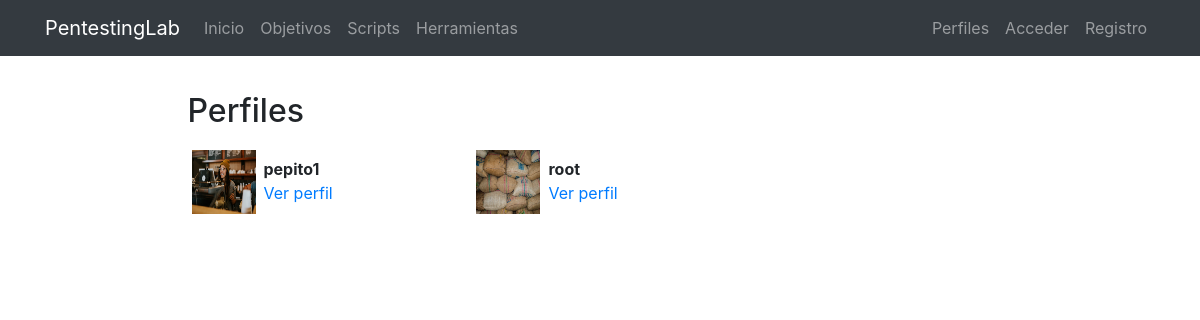
Screenshot of /es/profiles/ with the database file from the repository.
### registration/models.py (models this page shows)
class Profile(models.Model):
    user = models.OneToOneField(User, on_delete=models.CASCADE)
    avatar = models.ImageField(upload_to=custom_upload_to, null=True, blank=True)
    bio = models.TextField(null=True, blank=True)
    link = models.URLField(max_length=200, null=True, blank=True)
    class Meta():
        ordering = ['user__username']

### profiles/views.py (the view)
# urls.py: path('', ProfileListView.as_view(), name='list'),
class ProfileListView(ListView):
    model = Profile
    template_name = 'profiles/profile_list.html'
    paginate_by = 9

### profiles/templates/profiles/profile_list.html (shortened to what this page needs)
{% extends 'core/base.html' %}
{% load static i18n %}
{% block content %}
<main role="main">
  <div class="container">
    <div class="row mt-3">
      <div class="col-md-9 mx-auto mb-5">
        <h2>Perfiles</h2>
        <div class="row">
          {% for profile in profile_list %}
            <div class="col-md-4 mt-2 mb-3 ">
              <div class="row p-1">
                <div class="col-md-12">
                  {% if profile.avatar %}
                    <img src="{{profile.avatar.url}}" class="img-fluid profile-avatar">
                  {% else %}
                    <img src="{% static 'registration/img/no-avatar.jpg' %}" class="img-fluid profile-avatar">
                  {% endif %}
                  <p class="profile-data">
                    <b>{{profile.user|truncatechars:"16"}}</b><br>
                    <a href="{% url 'profiles:detail' profile.user %}">{% trans "Ver perfil" %}</a>
                  </p>
                </div>
              </div>
            </div>
          {% endfor %}
        </div>
      </div>
    </div>
  </div>
</main>
{% endblock %}

### core/static/core/css/main.css (style rules this page uses)
main { padding-top: 20px; }
:root { --jumbotron-padding-y: 3rem; }

### profiles/templates/profiles/profile_list.html (style rules this page uses)
.profile-avatar { float:left;width:4rem;height:4rem }
.profile-data { padding-left:4.5rem;padding-top:.4rem; }

### rows the page displays
Profile: avatar (picture), user "pepito1"
Profile: avatar (picture), user "root"
